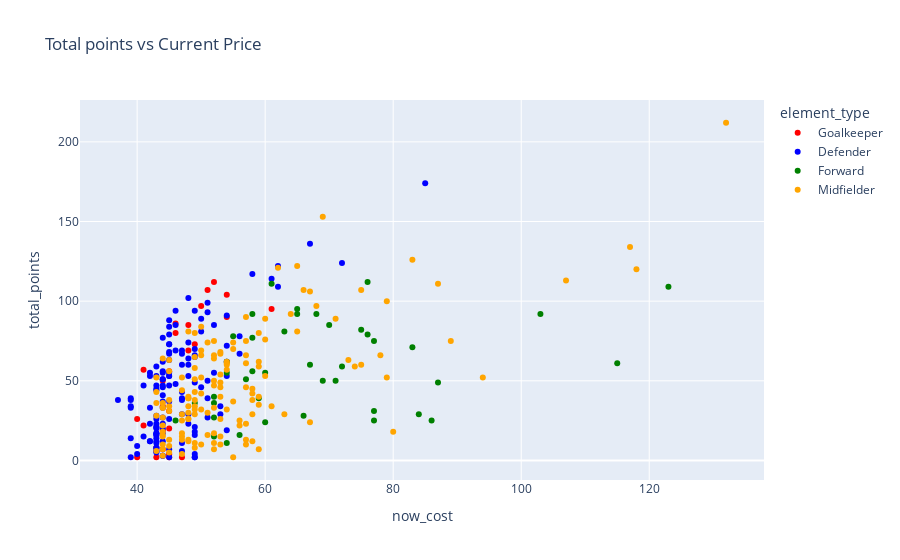

Notebook cell for this chart:
### Code cell
# px.pie(df.groupby(['element_type'])['player_name'].count().reset_index(),
#                   names='element_type',
#                   values='player_name',
#                   color='element_type',
#                   hole=.3,
#                   color_discrete_map=position_colors
#                   )

px.scatter(df, 
           x='now_cost', y='total_points',
           color='element_type',
           color_discrete_map=position_colors,
           hover_data= ['player_name'],
           title='Total points vs Current Price'
              )

# sns.scatterplot(x = df['now_cost'], y = df['total_points'], hue=df['element_type'], palette=position_colors)

### Figure 1 — Plotly figure (JSON) as saved in the notebook; plotly's stock layout.template omitted (floating-point values rounded to 4 significant figures; data arrays with more than 128 entries replaced by an {"elided": "..."} marker saying what was removed)
{"data": [{"customdata": [["Bernd Leno"], ["Aaron Ramsdale"], ["Álvaro Fernández"], ["Jonas Lössl"], ["Jason Steele"], ["Robert Sánchez"], ["Nick Pope"], ["Wayne Hennessey"], ["Edouard Mendy"], ["Vicente Guaita"], ["Jack Butland"], ["Jordan Pickford"], ["Kasper Schmeichel"], ["Illan Meslier"], ["Caoimhin Kelleher"], ["Zack Steffen"], ["David de Gea"], ["Karl Darlow"], ["Martin Dubravka"], ["Tim Krul"], ["Angus Gunn"], ["Fraser Forster"], ["Willy Caballero"], ["Hugo Lloris"], ["Ben Foster"], ["Daniel Bachmann"], ["Lukasz Fabianski"], ["Alphonse Areola"]], "hovertemplate": "element_type=Goalkeeper<br>now_cost=%{x}<br>total_points=%{y}<br>player_name=%{customdata[0]}<extra></extra>", "legendgroup": "Goalkeeper", "marker": {"color": "red", "symbol": "circle"}, "mode": "markers", "name": "Goalkeeper", "orientation": "v", "showlegend": true, "type": "scatter", "x": [45, 51, 45, 45, 40, 46, 54, 45, 61, 46, 44, 49, 48, 48, 43, 44, 52, 45, 44, 45, 40, 44, 43, 54, 41, 41, 50, 47], "xaxis": "x", "y": [4, 107, 31, 2, 2, 86, 90, 4, 95, 80, 19, 73, 85, 69, 8, 7, 112, 20, 50, 56, 26, 34, 2, 104, 57, 22, 97, 2], "yaxis": "y"}, {"customdata": {"elided": "131x1 str values"}, "hovertemplate": "element_type=Defender<br>now_cost=%{x}<br>total_points=%{y}<br>player_name=%{customdata[0]}<extra></extra>", "legendgroup": "Defender", "marker": {"color": "blue", "symbol": "circle"}, "mode": "markers", "name": "Defender", "orientation": "v", "showlegend": true, "type": "scatter", "x": {"elided": "131 int values"}, "xaxis": "x", "y": {"elided": "131 int values"}, "yaxis": "y"}, {"customdata": [["Alexandre Lacazette"], ["Ollie Watkins"], ["Danny Ings"], ["Ivan Toney"], ["Neal Maupay"], ["Danny Welbeck"], ["Jay Rodriguez"], ["Ashley Barnes"], ["Matej Vydra"], ["Wout Weghorst"], ["Timo Werner"], ["Romelu Lukaku"], ["Christian Benteke"], ["Jordan Ayew"], ["Jean-Philippe Mateta"], ["Odsonne Edouard"], ["Dominic Calvert-Lewin"], ["Salomón Rondón"], ["Jamie Vardy"], ["Kelechi Iheanacho"], ["Patson Daka"], ["Patrick Bamford"], ["Joe Gelhardt"], ["Roberto Firmino"], ["Edinson Cavani"], ["Chris Wood"], ["Callum Wilson"], ["Allan Saint-Maximin"], ["Teemu Pukki"], ["Adam Idah"], ["Joshua Sargent"], ["Che Adams"], ["Armando Broja"], ["Shane Long"], ["Adam Armstrong"], ["Harry Kane"], ["Emmanuel Dennis"], ["Joshua King"], ["Michail Antonio"], ["Raúl Jiménez"], ["Fabio Silva"], ["Hee-Chan Hwang"]], "hovertemplate": "element_type=Forward<br>now_cost=%{x}<br>total_points=%{y}<br>player_name=%{customdata[0]}<extra></extra>", "legendgroup": "Forward", "marker": {"color": "Green", "symbol": "circle"}, "mode": "markers", "name": "Forward", "orientation": "v", "showlegend": true, "type": "scatter", "x": [83, 75, 77, 65, 65, 59, 52, 52, 52, 66, 86, 115, 60, 58, 52, 63, 77, 60, 103, 69, 71, 77, 46, 87, 84, 67, 72, 68, 58, 49, 54, 70, 55, 54, 57, 123, 61, 58, 76, 76, 56, 54], "xaxis": "x", "y": [71, 82, 75, 95, 92, 39, 40, 15, 27, 28, 25, 61, 55, 56, 36, 81, 31, 24, 92, 50, 50, 25, 25, 49, 29, 60, 59, 92, 92, 36, 55, 85, 78, 11, 51, 109, 111, 77, 112, 79, 16, 62], "yaxis": "y"}, {"customdata": {"elided": "143x1 str values"}, "hovertemplate": "element_type=Midfielder<br>now_cost=%{x}<br>total_points=%{y}<br>player_name=%{customdata[0]}<extra></extra>", "legendgroup": "Midfielder", "marker": {"color": "Orange", "symbol": "circle"}, "mode": "markers", "name": "Midfielder", "orientation": "v", "showlegend": true, "type": "scatter", "x": {"elided": "143 int values"}, "xaxis": "x", "y": {"elided": "143 int values"}, "yaxis": "y"}], "layout": {"legend": {"title": {"text": "element_type"}, "tracegroupgap": 0}, "title": {"text": "Total points vs Current Price"}, "xaxis": {"anchor": "y", "domain": [0, 1], "title": {"text": "now_cost"}}, "yaxis": {"anchor": "x", "domain": [0, 1], "title": {"text": "total_points"}}}}
